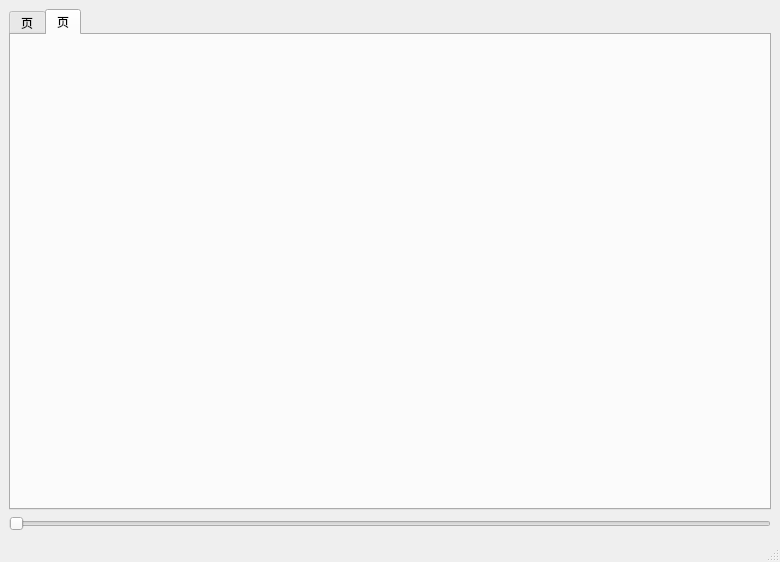
<?xml version="1.0" encoding="UTF-8"?>
<ui version="4.0">
 <class>MainWindow</class>
 <widget class="QMainWindow" name="MainWindow">
  <property name="geometry">
   <rect>
    <x>0</x>
    <y>0</y>
    <width>780</width>
    <height>562</height>
   </rect>
  </property>
  <property name="windowTitle">
   <string>MainWindow</string>
  </property>
  <widget class="QWidget" name="centralwidget">
   <layout class="QVBoxLayout" name="verticalLayout">
    <item>
     <widget class="QTabWidget" name="tabWidget">
      <property name="currentIndex">
       <number>1</number>
      </property>
      <widget class="QWidget" name="tab_11">
       <attribute name="title">
        <string>页</string>
       </attribute>
       <layout class="QHBoxLayout" name="horizontalLayout">
        <item>
         <widget class="QCustomPlot" name="w99" native="true"/>
        </item>
       </layout>
      </widget>
      <widget class="QWidget" name="tab">
       <attribute name="title">
        <string>页</string>
       </attribute>
       <layout class="QHBoxLayout" name="horizontalLayout_2"/>
      </widget>
     </widget>
    </item>
    <item>
     <widget class="QSlider" name="hs0">
      <property name="orientation">
       <enum>Qt::Horizontal</enum>
      </property>
     </widget>
    </item>
   </layout>
  </widget>
  <widget class="QMenuBar" name="menubar">
   <property name="geometry">
    <rect>
     <x>0</x>
     <y>0</y>
     <width>780</width>
     <height>25</height>
    </rect>
   </property>
  </widget>
  <widget class="QStatusBar" name="statusbar"/>
 </widget>
 <customwidgets>
  <customwidget>
   <class>QCustomPlot</class>
   <extends>QWidget</extends>
   <header location="global">qcustomplot.h</header>
   <container>1</container>
  </customwidget>
 </customwidgets>
 <resources/>
 <connections/>
</ui>
